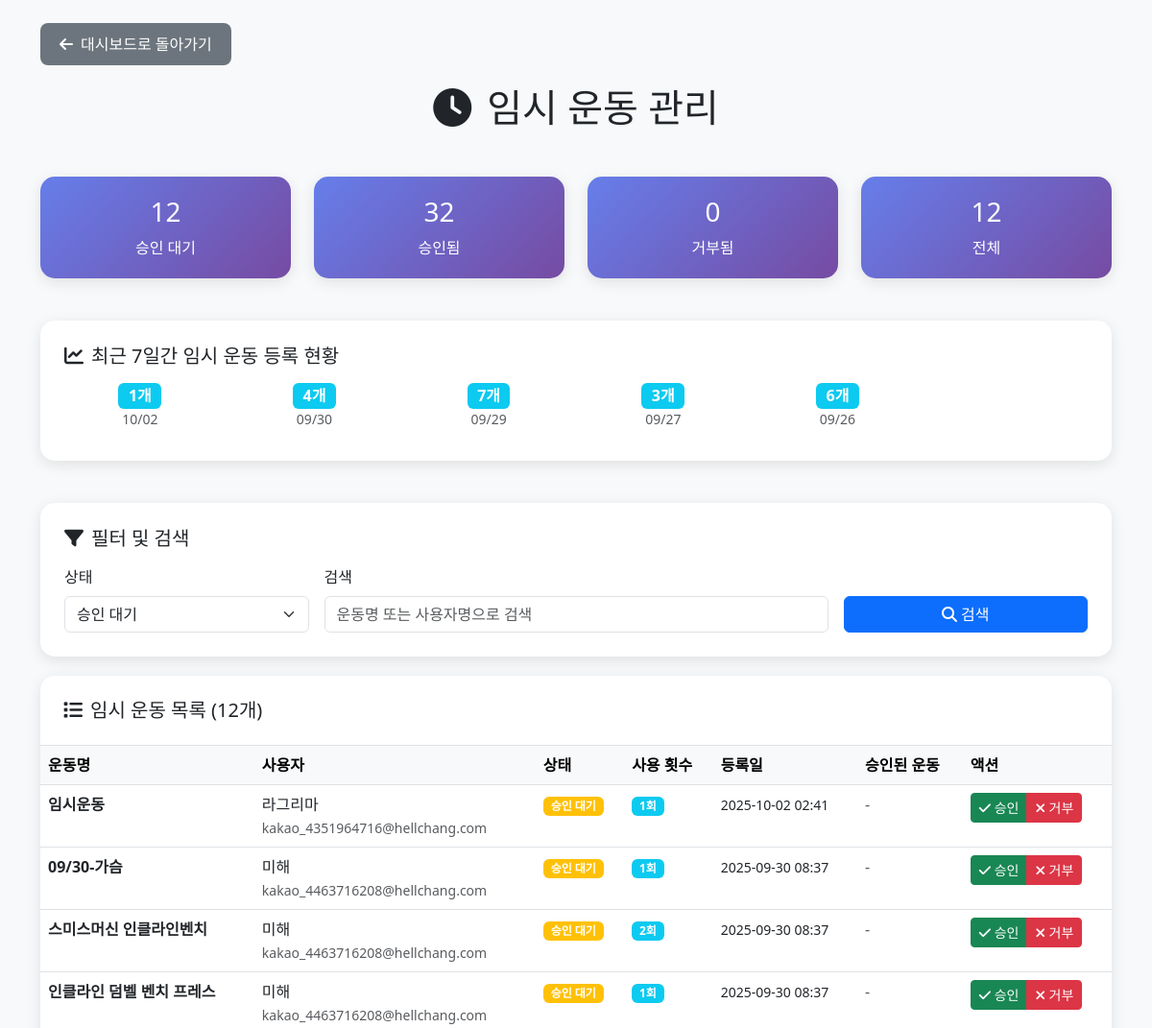
Before: /admin/temp_exercise_management.php (signed in, upper part) with the older database file.
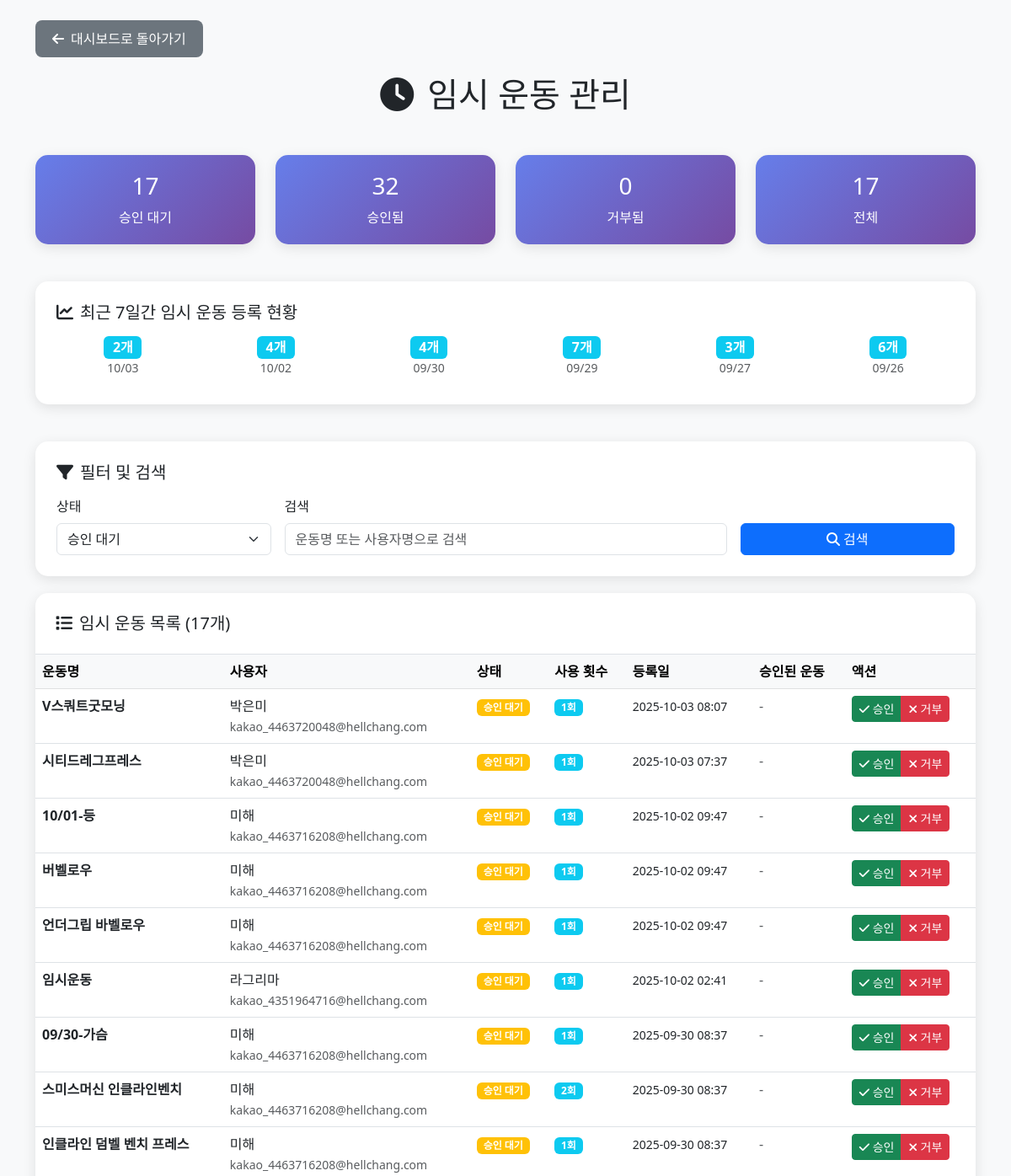
After: the same page with the newer database file.
### tables this page shows
CREATE TABLE IF NOT EXISTS `m_temp_exercise` (
  `temp_ex_id` int(11) NOT NULL AUTO_INCREMENT,
  `user_id` int(11) NOT NULL,
  `exercise_name` varchar(160) NOT NULL COMMENT '사용자가 입력한 운동명',
  `status` enum('pending','approved','rejected') DEFAULT 'pending',
  `approved_ex_id` int(11) DEFAULT NULL COMMENT '승인 시 연결될 정식 운동 ID',
  `created_at` timestamp NULL DEFAULT current_timestamp(),
  `updated_at` timestamp NULL DEFAULT current_timestamp() ON UPDATE current_timestamp(),
  PRIMARY KEY (`temp_ex_id`),
  KEY `idx_temp_user` (`user_id`),
  KEY `idx_temp_status` (`status`),
  CONSTRAINT `fk_temp_user` FOREIGN KEY (`user_id`) REFERENCES `users` (`id`) ON DELETE CASCADE
);

CREATE TABLE IF NOT EXISTS `users` (
  `id` int(11) NOT NULL AUTO_INCREMENT,
  `kakao_id` bigint(20) DEFAULT NULL,
  `username` varchar(100) NOT NULL,
  `email` varchar(255) DEFAULT NULL,
  `profile_image` varchar(500) DEFAULT NULL,
  `created_at` timestamp NULL DEFAULT current_timestamp(),
  `updated_at` timestamp NULL DEFAULT current_timestamp() ON UPDATE current_timestamp(),
  `is_active` tinyint(1) NOT NULL DEFAULT 1,
  `password` varchar(255) DEFAULT NULL,
  PRIMARY KEY (`id`) USING BTREE,
  UNIQUE KEY `email` (`email`) USING BTREE,
  UNIQUE KEY `kakao_id` (`kakao_id`) USING BTREE,
  KEY `idx_users_kakao_id` (`kakao_id`) USING BTREE
);

### admin/temp_exercise_management.php (the view, shortened to what this page needs)
<?php
$pdo = getDB();
$status = isset($_GET['status']) ? $_GET['status'] : 'pending';
$page = isset($_GET['page']) ? (int)$_GET['page'] : 1;
$limit = 20;
$offset = ($page - 1) * $limit;
$search = isset($_GET['search']) ? trim($_GET['search']) : '';
$whereConditions = [];
$params = [];
if ($status !== 'all') {
    $whereConditions[] = "te.status = ?";
    $params[] = $status;
}
$whereClause = !empty($whereConditions) ? "WHERE " . implode(" AND ", $whereConditions) : "";
$countSql = "
    SELECT COUNT(*) as total
    FROM m_temp_exercise te
    LEFT JOIN users u ON te.user_id = u.id
    $whereClause
";
$countStmt = $pdo->prepare($countSql);
$countStmt->execute($params);
$totalCount = $countStmt->fetch(PDO::FETCH_ASSOC)['total'];
$sql = "
    SELECT
        te.temp_ex_id,
        te.exercise_name,
        te.status,
        te.created_at,
        te.updated_at,
        te.approved_ex_id,
        u.username,
        u.email,
        e.name_kr as approved_exercise_name,
        COUNT(we.wx_id) as usage_count
    FROM m_temp_exercise te
    LEFT JOIN users u ON te.user_id = u.id
    LEFT JOIN m_exercise e ON te.approved_ex_id = e.ex_id
    LEFT JOIN m_workout_exercise we ON te.temp_ex_id = we.temp_ex_id
    $whereClause
    GROUP BY te.temp_ex_id, te.exercise_name, te.status, te.created_at, te.updated_at, te.approved_ex_id, u.username, u.email, e.name_kr
    ORDER BY te.created_at DESC
    LIMIT $limit OFFSET $offset
";
$stmt = $pdo->prepare($sql);
$stmt->execute($params);
$tempExercises = $stmt->fetchAll(PDO::FETCH_ASSOC);
$statsSql = "
    SELECT
        status,
        COUNT(*) as count
    FROM m_temp_exercise
    GROUP BY status
";
$statsStmt = $pdo->prepare($statsSql);
$statsStmt->execute();
$stats = [];
while ($row = $statsStmt->fetch(PDO::FETCH_ASSOC)) {
    $stats[$row['status']] = $row['count'];
}
$recentStatsSql = "
    SELECT
        DATE(created_at) as date,
        COUNT(*) as count
    FROM m_temp_exercise
    WHERE created_at >= DATE_SUB(NOW(), INTERVAL 7 DAY)
    GROUP BY DATE(created_at)
    ORDER BY date DESC
";
$recentStatsStmt = $pdo->prepare($recentStatsSql);
$recentStatsStmt->execute();
$recentStats = $recentStatsStmt->fetchAll(PDO::FETCH_ASSOC);
?>
<!DOCTYPE html>
<html lang="ko">
<head>
    <link href="https://cdn.jsdelivr.net/npm/bootstrap@5.3.0/dist/css/bootstrap.min.css" rel="stylesheet">
    <link rel="stylesheet" href="https://cdnjs.cloudflare.com/ajax/libs/font-awesome/6.4.0/css/all.min.css">
</head>
<body class="bg-light">
    <div class="container mt-4">
        <a href="dashboard.php" class="back-btn">
            <i class="fas fa-arrow-left me-2"></i>대시보드로 돌아가기
        </a>
        <h1 class="text-center mb-5">
            <i class="fas fa-clock me-3"></i>임시 운동 관리
        </h1>
        <div class="row mb-4">
            <div class="col-md-3">
                <div class="stats-card text-center">
                    <h3 class="mb-2"><?= $stats['pending'] ?? 0 ?></h3>
                    <p class="mb-0">승인 대기</p>
                </div>
            </div>
            <div class="col-md-3">
                <div class="stats-card text-center">
                    <h3 class="mb-2"><?= $stats['approved'] ?? 0 ?></h3>
                    <p class="mb-0">승인됨</p>
                </div>
            </div>
            <div class="col-md-3">
                <div class="stats-card text-center">
                    <h3 class="mb-2"><?= $stats['rejected'] ?? 0 ?></h3>
                    <p class="mb-0">거부됨</p>
                </div>
            </div>
            <div class="col-md-3">
                <div class="stats-card text-center">
                    <h3 class="mb-2"><?= $totalCount ?></h3>
                    <p class="mb-0">전체</p>
                </div>
            </div>
        </div>
        <?php if (!empty($recentStats)): ?>
        <div class="row mb-4">
            <div class="col-12">
                <div class="menu-card">
                    <h5 class="mb-3"><i class="fas fa-chart-line me-2"></i>최근 7일간 임시 운동 등록 현황</h5>
                    <div class="row">
                        <?php foreach ($recentStats as $stat): ?>
                        <div class="col-md-2 col-sm-4 col-6 mb-2">
                            <div class="text-center">
                                <div class="badge bg-info fs-6"><?= $stat['count'] ?>개</div>
                                <div class="small text-muted"><?= date('m/d', strtotime($stat['date'])) ?></div>
                            </div>
                        </div>
                        <?php endforeach; ?>
                    </div>
                </div>
            </div>
        </div>
        <?php endif; ?>
        <div class="filter-card">
            <h5 class="mb-3"><i class="fas fa-filter me-2"></i>필터 및 검색</h5>
            <form method="get" class="row g-3">
                <div class="col-md-3">
                    <label class="form-label">상태</label>
                    <select name="status" class="form-select">
                        <option value="pending" <?= $status === 'pending' ? 'selected' : '' ?>>승인 대기</option>
                    </select>
                </div>
                <div class="col-md-6">
                    <label class="form-label">검색</label>
                    <input type="text" name="search" class="form-control" placeholder="운동명 또는 사용자명으로 검색" value="<?= htmlspecialchars($search) ?>">
                </div>
                <div class="col-md-3">
                    <label class="form-label">&nbsp;</label>
                    <div class="d-grid">
                        <button type="submit" class="btn btn-primary">
                            <i class="fas fa-search me-1"></i>검색
                        </button>
                    </div>
                </div>
            </form>
        </div>
        <div class="table-card">
            <div class="p-4 border-bottom">
                <h5 class="mb-0"><i class="fas fa-list me-2"></i>임시 운동 목록 (<?= $totalCount ?>개)</h5>
            </div>
            <div class="p-0">
                <?php if (empty($tempExercises)): ?>
                    <div class="text-center py-5">
                        <i class="fas fa-inbox fa-3x text-muted mb-3"></i>
                        <h5 class="text-muted">임시 운동이 없습니다</h5>
                    </div>
                <?php else: ?>
                    <div class="table-responsive">
                        <table class="table table-hover mb-0">
                            <thead class="table-light">
                                <tr>
                                    <th>운동명</th>
                                    <th>사용자</th>
                                    <th>상태</th>
                                    <th>사용 횟수</th>
                                    <th>등록일</th>
                                    <th>승인된 운동</th>
                                    <th>액션</th>
                                </tr>
                            </thead>
                            <tbody>
                                <?php foreach ($tempExercises as $exercise): ?>
                                <tr>
                                    <td>
                                        <strong><?= htmlspecialchars($exercise['exercise_name']) ?></strong>
                                    </td>
                                    <td>
                                        <div>
                                            <div><?= htmlspecialchars($exercise['username']) ?></div>
                                            <small class="text-muted"><?= htmlspecialchars($exercise['email']) ?></small>
                                        </div>
                                    </td>
                                    <td>
                                        <?php
                                        $statusClass = '';
                                        $statusText = '';
                                        switch ($exercise['status']) {
                                            case 'pending':
                                                $statusClass = 'warning';
                                                $statusText = '승인 대기';
                                                break;
                                        }
                                        ?>
                                        <span class="badge bg-<?= $statusClass ?>"><?= $statusText ?></span>
                                    </td>
                                    <td>
                                        <span class="badge bg-info"><?= $exercise['usage_count'] ?>회</span>
                                    </td>
                                    <td>
                                        <small><?= date('Y-m-d H:i', strtotime($exercise['created_at'])) ?></small>
                                    </td>
                                    <td>
                                        <?php if ($exercise['approved_exercise_name']): ?>
                                            <span class="text-success"><?= htmlspecialchars($exercise['approved_exercise_name']) ?></span>
                                        <?php else: ?>
                                            <span class="text-muted">-</span>
                                        <?php endif; ?>
                                    </td>
                                    <td>
                                        <?php if ($exercise['status'] === 'pending'): ?>
                                            <div class="btn-group btn-group-sm">
                                                <button type="button" class="btn btn-success" onclick="approveExercise(<?= $exercise['temp_ex_id'] ?>, '<?= htmlspecialchars($exercise['exercise_name']) ?>')">
                                                    <i class="fas fa-check"></i> 승인
                                                </button>
                                                <button type="button" class="btn btn-danger" onclick="rejectExercise(<?= $exercise['temp_ex_id'] ?>, '<?= htmlspecialchars($exercise['exercise_name']) ?>')">
                                                    <i class="fas fa-times"></i> 거부
                                                </button>
                                            </div>
                                        <?php else: ?>
                                            <span class="text-muted">처리됨</span>
                                        <?php endif; ?>
                                    </td>
                                </tr>
                                <?php endforeach; ?>
                            </tbody>
                        </table>
                    </div>
                <?php endif; ?>
            </div>
        </div>
    </div>
</body>
</html>

### admin/temp_exercise_management.php (style rules this page uses)
.stats-card { background: linear-gradient(135deg, #667eea 0%, #764ba2 100%); color: white; border-radius: 15px; padding: 20px; margin-bottom: 20px; box-shadow: 0 4px 15px rgba(0,0,0,0.1); }
.menu-card { background: white; border-radius: 15px; padding: 25px; margin-bottom: 20px; box-shadow: 0 4px 15px rgba(0,0,0,0.1); transition: transform 0.3s ease, box-shadow 0.3s ease; }
.back-btn { background: #6c757d; border: none; padding: 10px 20px; border-radius: 8px; color: white; text-decoration: none; display: inline-block; margin-bottom: 20px; }
.table-card { background: white; border-radius: 15px; box-shadow: 0 4px 15px rgba(0,0,0,0.1); overflow: hidden; }
.filter-card { background: white; border-radius: 15px; padding: 25px; margin-bottom: 20px; box-shadow: 0 4px 15px rgba(0,0,0,0.1); }

Changed rows visible on the page:
added m_temp_exercise: exercise_name "V스쿼트굿모닝", user.username "박은미", user.email "kakao_4463720048@hellchang.com", status "승인 대기", usage_count "1", created_at "2025-10-03 08:07"
added m_temp_exercise: exercise_name "시티드레그프레스", user.username "박은미", user.email "kakao_4463720048@hellchang.com", status "승인 대기", usage_count "1", created_at "2025-10-03 07:37"
added m_temp_exercise: exercise_name "10/01-등", user.username "미해", user.email "kakao_4463716208@hellchang.com", status "승인 대기", usage_count "1", created_at "2025-10-02 09:47"
added m_temp_exercise: exercise_name "버벨로우", user.username "미해", user.email "kakao_4463716208@hellchang.com", status "승인 대기", usage_count "1", created_at "2025-10-02 09:47"
added m_temp_exercise: exercise_name "언더그립 바벨로우", user.username "미해", user.email "kakao_4463716208@hellchang.com", status "승인 대기", usage_count "1", created_at "2025-10-02 09:47"
Other visible differences:
$stats['pending']: "12" → "17"
$totalCount: "12" → "17"
new list line: "2 개 10/03"
new list line: "4 개 10/02"
list line gone: "1 개 10/02"
